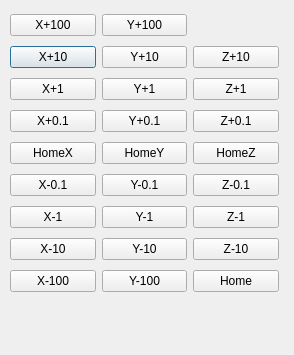
<?xml version="1.0" encoding="UTF-8"?>
<ui version="4.0">
 <class>PrintConsole</class>
 <widget class="QDialog" name="PrintConsole">
  <property name="geometry">
   <rect>
    <x>0</x>
    <y>0</y>
    <width>294</width>
    <height>355</height>
   </rect>
  </property>
  <property name="windowTitle">
   <string>Printer Control</string>
  </property>
  <widget class="QWidget" name="gridLayoutWidget">
   <property name="geometry">
    <rect>
     <x>10</x>
     <y>10</y>
     <width>269</width>
     <height>293</height>
    </rect>
   </property>
   <layout class="QGridLayout" name="gridLayout">
    <item row="1" column="0">
     <widget class="QPushButton" name="xPlus10">
      <property name="autoFillBackground">
       <bool>false</bool>
      </property>
      <property name="text">
       <string>X+10</string>
      </property>
      <property name="flat">
       <bool>false</bool>
      </property>
     </widget>
    </item>
    <item row="0" column="0">
     <widget class="QPushButton" name="xPlus100">
      <property name="autoFillBackground">
       <bool>false</bool>
      </property>
      <property name="text">
       <string>X+100</string>
      </property>
      <property name="flat">
       <bool>false</bool>
      </property>
     </widget>
    </item>
    <item row="0" column="1">
     <widget class="QPushButton" name="yPlus100">
      <property name="text">
       <string>Y+100</string>
      </property>
     </widget>
    </item>
    <item row="1" column="1">
     <widget class="QPushButton" name="yPlus10">
      <property name="text">
       <string>Y+10</string>
      </property>
     </widget>
    </item>
    <item row="1" column="2">
     <widget class="QPushButton" name="zPlus10">
      <property name="text">
       <string>Z+10</string>
      </property>
     </widget>
    </item>
    <item row="2" column="1">
     <widget class="QPushButton" name="yPlus1">
      <property name="text">
       <string>Y+1</string>
      </property>
     </widget>
    </item>
    <item row="3" column="1">
     <widget class="QPushButton" name="yPlus0_1">
      <property name="text">
       <string>Y+0.1</string>
      </property>
     </widget>
    </item>
    <item row="4" column="1">
     <widget class="QPushButton" name="homeY">
      <property name="text">
       <string>HomeY</string>
      </property>
     </widget>
    </item>
    <item row="5" column="1">
     <widget class="QPushButton" name="yMinus0_1">
      <property name="text">
       <string>Y-0.1</string>
      </property>
     </widget>
    </item>
    <item row="6" column="1">
     <widget class="QPushButton" name="yMinus1">
      <property name="text">
       <string>Y-1</string>
      </property>
     </widget>
    </item>
    <item row="7" column="1">
     <widget class="QPushButton" name="yMinus10">
      <property name="text">
       <string>Y-10</string>
      </property>
     </widget>
    </item>
    <item row="2" column="2">
     <widget class="QPushButton" name="zPlus1">
      <property name="text">
       <string>Z+1</string>
      </property>
     </widget>
    </item>
    <item row="2" column="0">
     <widget class="QPushButton" name="xPlus1">
      <property name="autoFillBackground">
       <bool>false</bool>
      </property>
      <property name="text">
       <string>X+1</string>
      </property>
      <property name="flat">
       <bool>false</bool>
      </property>
     </widget>
    </item>
    <item row="3" column="0">
     <widget class="QPushButton" name="xPlus0_1">
      <property name="autoFillBackground">
       <bool>false</bool>
      </property>
      <property name="text">
       <string>X+0.1</string>
      </property>
      <property name="flat">
       <bool>false</bool>
      </property>
     </widget>
    </item>
    <item row="4" column="0">
     <widget class="QPushButton" name="homeX">
      <property name="autoFillBackground">
       <bool>false</bool>
      </property>
      <property name="text">
       <string>HomeX</string>
      </property>
      <property name="flat">
       <bool>false</bool>
      </property>
     </widget>
    </item>
    <item row="5" column="0">
     <widget class="QPushButton" name="xMinus0_1">
      <property name="autoFillBackground">
       <bool>false</bool>
      </property>
      <property name="text">
       <string>X-0.1</string>
      </property>
      <property name="flat">
       <bool>false</bool>
      </property>
     </widget>
    </item>
    <item row="6" column="0">
     <widget class="QPushButton" name="xMinus1">
      <property name="autoFillBackground">
       <bool>false</bool>
      </property>
      <property name="text">
       <string>X-1</string>
      </property>
      <property name="flat">
       <bool>false</bool>
      </property>
     </widget>
    </item>
    <item row="7" column="0">
     <widget class="QPushButton" name="xMinus10">
      <property name="autoFillBackground">
       <bool>false</bool>
      </property>
      <property name="text">
       <string>X-10</string>
      </property>
      <property name="flat">
       <bool>false</bool>
      </property>
     </widget>
    </item>
    <item row="3" column="2">
     <widget class="QPushButton" name="zPlus0_1">
      <property name="text">
       <string>Z+0.1</string>
      </property>
     </widget>
    </item>
    <item row="4" column="2">
     <widget class="QPushButton" name="homeZ">
      <property name="text">
       <string>HomeZ</string>
      </property>
     </widget>
    </item>
    <item row="5" column="2">
     <widget class="QPushButton" name="zMinus0_1">
      <property name="text">
       <string>Z-0.1</string>
      </property>
     </widget>
    </item>
    <item row="6" column="2">
     <widget class="QPushButton" name="zMinus1">
      <property name="text">
       <string>Z-1</string>
      </property>
     </widget>
    </item>
    <item row="7" column="2">
     <widget class="QPushButton" name="zMinus10">
      <property name="text">
       <string>Z-10</string>
      </property>
     </widget>
    </item>
    <item row="8" column="1">
     <widget class="QPushButton" name="yMinus100">
      <property name="text">
       <string>Y-100</string>
      </property>
     </widget>
    </item>
    <item row="8" column="0">
     <widget class="QPushButton" name="xMinus100">
      <property name="autoFillBackground">
       <bool>false</bool>
      </property>
      <property name="text">
       <string>X-100</string>
      </property>
      <property name="flat">
       <bool>false</bool>
      </property>
     </widget>
    </item>
    <item row="8" column="2">
     <widget class="QPushButton" name="homeAll">
      <property name="text">
       <string>Home</string>
      </property>
     </widget>
    </item>
   </layout>
  </widget>
 </widget>
 <resources/>
 <connections/>
</ui>
